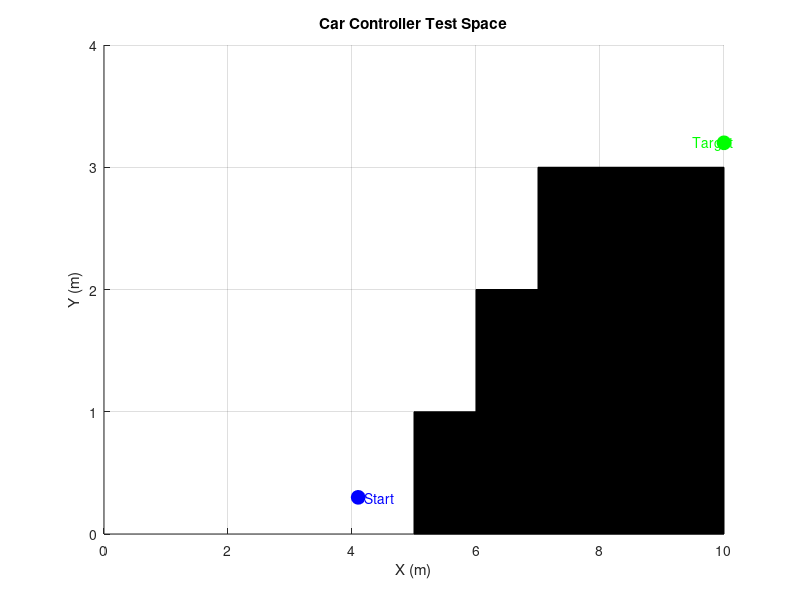

Source code (MATLAB): (Note: this script raises an error after producing the figure.)
% Car Controller Simulation with Normalized FLC Inputs
% This script sets up a simulation environment with obstacles,
% a start and target position, loads a fuzzy logic controller,
% and simulates car movement using the FLC outputs.
%
% The FLC expects:
%   - dv (vertical distance to an obstacle) normalized to [0, 1]
%   - dh (horizontal distance to an obstacle) normalized to [0, 1]
%   - angle_error in degrees in the range [-180, 180]
%
% Adjust max_dv and max_dh as needed for your environment.

%% Clear workspace and set up the figure
clear; close all; clc;

figure('Name', 'Car Controller Test Space');
hold on;
grid on;
axis([0 10 0 4]);

%% Plot obstacles (rectangles)
% First obstacle
x1 = [5 6 6 5];
y1 = [0 0 1 1];
fill(x1, y1, 'k');

% Second obstacle
x1 = [6 7 7 6];
y1 = [0 0 2 2];
fill(x1, y1, 'k');

% Third obstacle
x1 = [7 10 10 7];
y1 = [0 0 3 3];
fill(x1, y1, 'k');

%% Plot start and target positions
% Start position
start_pos = [4.1, 0.3];
plot(start_pos(1), start_pos(2), 'bo', 'MarkerSize', 10, 'MarkerFaceColor', 'b'); 
text(start_pos(1)+0.1, start_pos(2), 'Start', 'Color', 'blue');

% Target position
target_pos = [10, 3.2];
plot(target_pos(1), target_pos(2), 'go', 'MarkerSize', 10, 'MarkerFaceColor', 'g');
text(target_pos(1)-0.5, target_pos(2), 'Target', 'Color', 'green');

xlabel('X (m)');
ylabel('Y (m)');
title('Car Controller Test Space');

%% Load the Fuzzy Logic Controller
% Ensure that 'car_fuzzy.fis' is in the current folder or MATLAB path.
 fis = readfis('car_fuzzy.fis');

%% Simulation Parameters
dt = 0.1;             % Time step (seconds)
max_steps = 10000;      % Maximum number of simulation steps
car_pos = start_pos;  % Initial position
% theta = atan2(target_pos(2) - start_pos(2), target_pos(1) - start_pos(1)); % Initial heading (in radians)
theta = -90
velocity = 0.05;       % Constant velocity (m/s)
path_x = car_pos(1);
path_y = car_pos(2);

%% Simulation Loop
for step = 1:max_steps
    % Compute the distance to the target
    dist_to_target = norm(target_pos - car_pos);
    
    % Compute the desired heading (in radians)
    desired_theta = atan2(target_pos(2) - car_pos(2), target_pos(1) - car_pos(1));
    
    % Compute raw angle error in degrees
    raw_angle_error = rad2deg(desired_theta - theta);
    
    % Wrap angle_error to [-180, 180]
    angle_error = mod(raw_angle_error + 180, 360) - 180;
    
    % Compute obstacle distances: dv (vertical) and dh (horizontal)
    [dv, dh] = computeObstacleDistances(car_pos(1), car_pos(2));
    
    % Normalize dv and dh to the range [0, 1]
    % Adjust max_dv and max_dh based on the scale of your environment.
    max_dv = 3;  % Maximum expected vertical distance
    max_dh = 6;  % Maximum expected horizontal distance
    dv_norm = min(dv, max_dv) / max_dv;
    dh_norm = min(dh, max_dh) / max_dh;
    
    % Get FLC output (Heading Change) using the normalized inputs
    % The FLC is expected to have inputs: [dv_norm, dh_norm, angle_error]
    heading_change = evalfis(fis, [dv_norm, dh_norm, angle_error]);
    % fprintf('Step %d: dv=%.2f, dh=%.2f, angle_error=%.2f, heading_change=%.2f\n', step, dv_norm, dh_norm, angle_error, heading_change);
    % bias = -0.2;
    % heading_change = heading_change + bias;

     % Log the current decision details:
    fprintf(['Step %d:\n' ...
             '  Position: (%.2f, %.2f)\n' ...
             '  Heading (theta): %.2f rad\n' ...
             '  Desired Heading: %.2f rad\n' ...
             '  Angle Error: %.2f deg\n' ...
             '  Normalized Distances: dv = %.2f, dh = %.2f\n' ...
             '  FLC Output (Heading Change): %.2f\n\n'], ...
            step, car_pos(1), car_pos(2), theta, desired_theta, angle_error, dv_norm, dh_norm, heading_change);
    
    % Update the car's heading and position
    theta = theta + heading_change * dt;  % Update heading (in radians)
    car_pos(1) = car_pos(1) + velocity * cos(theta) * dt;
    car_pos(2) = car_pos(2) + velocity * sin(theta) * dt;
    
    % Store the path for plotting
    path_x(end+1) = car_pos(1);
    path_y(end+1) = car_pos(2);
    
    % Check for collision with obstacles
    if isInCollision(car_pos(1), car_pos(2))
        disp('Collision detected! Stopping.');
        break;
    end
    
    % Check if target has been reached
    if dist_to_target < 0.1
        disp('Target reached!');
        break;
    end
end

%% Plot Car Path
plotCarPath(path_x, path_y);

%% Local Functions

function [dv, dh] = computeObstacleDistances(x, y)
    % computeObstacleDistances Computes the vertical (dv) and horizontal (dh)
    % distances from point (x, y) to the nearest obstacle reference point.
    %
    % Here, obstacles are defined by reference points.
    obstacles = [
        5.5, 0.5;
        6.5, 1.5;
        8,   2.5
    ]; % Each row: [obs_x, obs_y]
    
    dv = inf;
    dh = inf;
    
    for i = 1:size(obstacles, 1)
        obs_x = obstacles(i, 1);
        obs_y = obstacles(i, 2);
        
        % Compute vertical and horizontal distances separately
        dv = min(dv, abs(y - obs_y));
        dh = min(dh, abs(x - obs_x));
    end
end

function collision = isInCollision(x, y)
    % isInCollision Checks whether the point (x, y) is within any obstacle.
    collision = false;
    
    % First obstacle: rectangle from (5,0) to (6,1)
    if (x >= 5 && x <= 6 && y >= 0 && y <= 1)
        collision = true;
    end
    
    % Second obstacle: rectangle from (6,1) to (7,2)
    if (x >= 6 && x <= 7 && y >= 1 && y <= 2)
        collision = true;
    end
    
    % Third obstacle: rectangle from (7,2) to (10,3)
    if (x >= 7 && x <= 10 && y >= 2 && y <= 3)
        collision = true;
    end
end

function plotCarPath(path_x, path_y)
    % plotCarPath Plots the path traveled by the car.
    plot(path_x, path_y, 'r--', 'LineWidth', 1.5);
end
